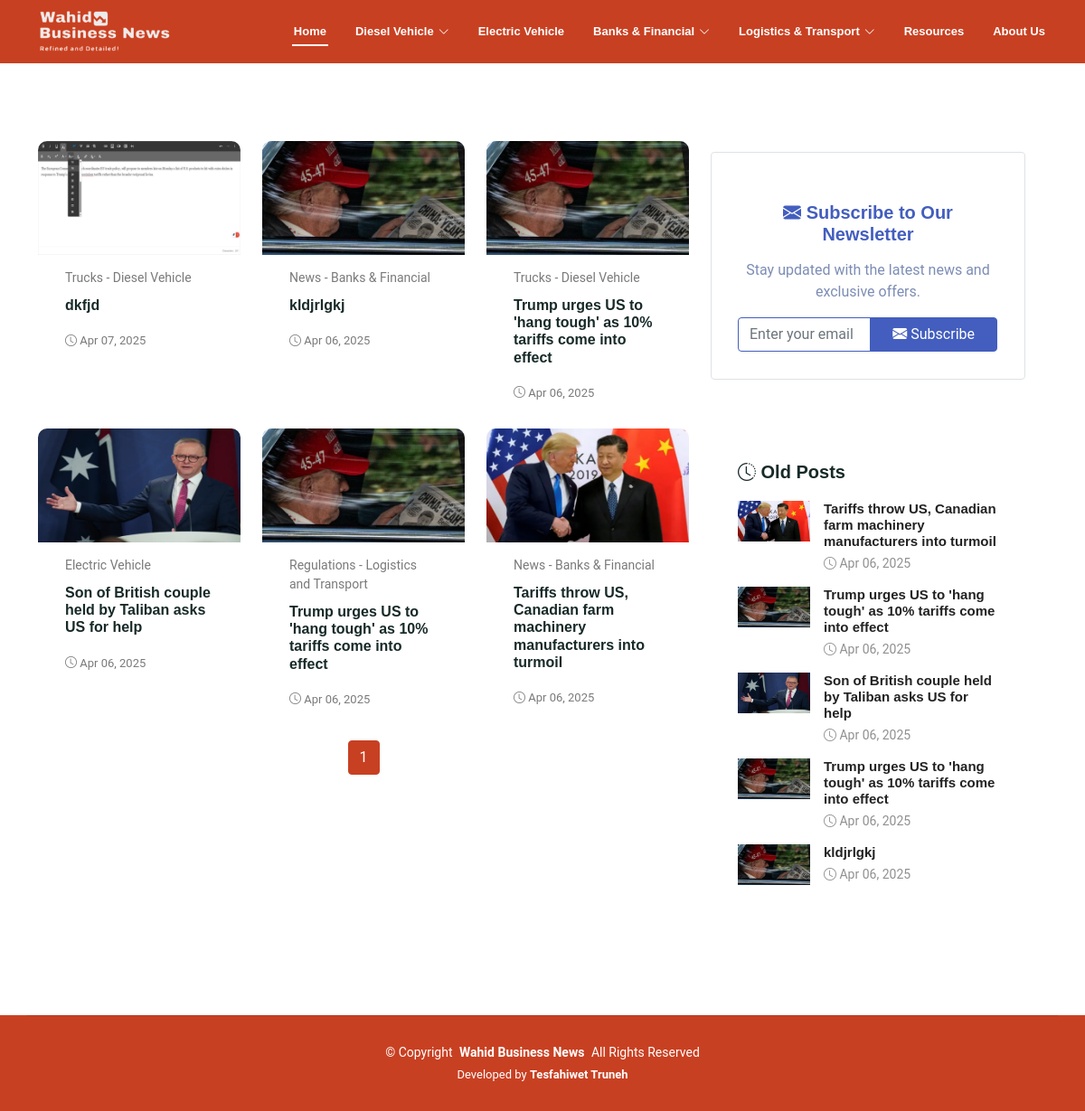
The page / on the database its author committed.
### admin_app/models.py (models this page shows, shortened)
class Article(models.Model):
    title = models.CharField(max_length=200)
    slug = models.SlugField(unique=True, blank=True)
    content = models.TextField()
    thumbnail = models.ImageField(upload_to=thumbnail_upload_to)
    news_type = models.CharField(
        max_length=50,
        choices=NEWS_TYPE_CHOICES,
        verbose_name="Article Category"
    )
    created_at = models.DateTimeField(default=timezone.now)
    updated_at = models.DateTimeField(auto_now=True)
    full_content_url = models.URLField(blank=True, null=True, help_text="URL to the full content")
    class Meta:
        ordering = ['-created_at']

### App/views.py (the view, shortened to what this page needs)
# urls.py: path("", UserIndex.as_view(), name="user-index-view"),
class UserIndex(TemplateView):
    template_name = "index.html"
    def get(self, request, *args, **kwargs):
        website = Website.objects.get(name="Wahid Business News")
        hit_count = HitCount.objects.get_for_object(website)
        HitCountMixin.hit_count(request, hit_count)
        return super().get(request, *args, **kwargs)
    def get_context_data(self, **kwargs):
        context = super().get_context_data(**kwargs)
        article_list = Article.objects.only('id', 'title', 'content', 'created_at').order_by("-created_at")
        paginator = Paginator(article_list, 9)
        page = self.request.GET.get('page')
        try:
            articles = paginator.page(page)
        except (PageNotAnInteger, EmptyPage):
            articles = paginator.page(1)
        old_articles = Article.objects.only('id', 'title').order_by("created_at")[:5]
        context["articles"] = articles
        context["old_articles"] = old_articles
        return context

### templates/index.html (shortened to what this page needs)
{% extends 'base.html' %}
{% load static %}
{% block 'page-template' %}
<main class="main">
    <section id="blog-posts" class="blog-posts section mt-5">
        <div class="container">
            <div class="row">
                <div class="row">
                    <div class="col-lg-8 mt-5">
                        <div class="row">
                            {% if articles %}
                            {% for article in articles %}
                            <div class="col-lg-4">
                                <article class="news-article" data-aos="flip-right">
                                    <div class="post-img">
                                        <img src="{{ article.thumbnail.url }}" alt="" class="img-fluid">
                                    </div>
                                    <p class="post-category">{{ article.get_news_type_display }}</p>
                                    <h2 class="title">
                                        <a href="#" data-bs-toggle="modal"
                                            data-bs-target="#articleModal{{ article.id }}">
                                            {{ article.title }}
                                        </a>
                                    </h2>
                                    <div class="post-meta d-flex align-items-center">
                                        <p class="post-date">
                                            <time datetime="{{ article.created_at|date:'Y-m-d' }}">
                                                <span class="bi bi-clock"></span> {{ article.created_at|date:'M d, Y' }}
                                            </time>
                                        </p>
                                    </div>
                                </article>
                            </div>
                            {% endfor %}
                            <div class="d-flex justify-content-center">
                                <ul class="pagination">
                                    {% for page_num in articles.paginator.page_range %}
                                    {% if articles.number == page_num %}
                                    <li class="page-item active">
                                        <span class="page-link">{{ page_num }}</span>
                                    </li>
                                    {% else %}
                                    <li class="page-item">
                                        <a class="page-link" href="?page={{ page_num }}&next_post=true">{{ page_num }}</a>
                                    </li>
                                    {% endif %}
                                    {% endfor %}
                                </ul>
                            </div>
                            {% endif %}
                        </div>
                    </div>
                    <div class="col-lg-4" data-aos="flip-left" data-aos-easing="ease-out-cubic" data-aos-duration="600">
                        <div class="widgets-container border border-1 border-muted rounded text-center">
                            <h5 class="fw-bold text-primary mb-3"><i class="bi bi-envelope-fill"></i> Subscribe to Our
                                Newsletter</h5>
                            <p class="text-muted mb-3 text-dark">Stay updated with the latest news and exclusive offers.
                            </p>
                            <form id="subscribe-form" method="POST" class="input-group">
                                <input type="email" id="email" name="email"
                                    class="form-control border border-primary rounded-start"
                                    placeholder="Enter your email" required>
                                <button class="btn btn-primary px-4 rounded-end" type="submit" title="Subscribe">
                                    <i class="bi bi-envelope-fill"></i> Subscribe
                                </button>
                            </form>
                        </div>
                        <div class="widgets-container">
                            <div class="recent-posts-widget widget-item">
                                <h3 class="widget-title"><span class="bi bi-clock-history"></span> Old Posts</h3>
                                {% if old_articles %}
                                {% for article in old_articles %}
                                <div class="post-item">
                                    <img src="{{ article.thumbnail.url }}" alt="" class="flex-shrink-0"
                                        style="height: 100%;">
                                    <div>
                                        <h4><a href="#" data-bs-toggle="modal"
                                                data-bs-target="#articleModal{{ article.id }}">{{ article.title }}</a>
                                        </h4>
                                        <time style="font-style: normal;"
                                            datetime="{{ article.created_at|date:'Y-m-d' }}">
                                            <span class="bi bi-clock"></span> {{ article.created_at|date:'M d, Y' }}
                                        </time>
                                    </div>
                                </div>
                                {% endfor %}
                                {% else %}
                                <code>
                                    No old articles found!</code>
                                {% endif %}
                            </div>
                        </div>
                    </div>
                </div>
            </div>
        </div>
    </section>
</main>
{% endblock %}

### static/css/main.css (style rules this page uses)
:root { --default-font: "Roboto", system-ui, -apple-system, "Segoe UI", Roboto, "Helvetica Neue", Arial, "Noto Sans", "Liberation Sans", sans-serif, "Apple Color Emoji", "Segoe UI Emoji", "Segoe UI Symbol", "Noto Color Emoji"; --heading-font: "Montserrat", sans-serif; --nav-font: "Poppins", sans-serif; }
:root { --background-color: #ffffff; --default-color: #222222; --heading-color: #172a28; --accent-color: #008374; --surface-color: #ffffff; --contrast-color: #ffffff; }
:root { --nav-color: #ffffff; --nav-hover-color: #fff; --nav-mobile-background-color: #ffffff; --nav-dropdown-background-color: #ffffff; --nav-dropdown-color: #01433c; --nav-dropdown-hover-color: #008374; }
:root { scroll-behavior: smooth; }
body { color: var(--default-color); background-color: var(--background-color); font-family: var(--default-font); }
a { color: var(--accent-color); text-decoration: none; transition: 0.3s; }
h1, h2, h3, h4, h5, h6 { color: #000; font-family: var(--heading-font); }
section, .section { color: var(--default-color); background-color: var(--background-color); padding: 60px 0; scroll-margin-top: 112px; overflow: clip; }
.blog-posts article { background-color: var(--surface-color); padding: 30px; height: 100%; border-radius: 10px; overflow: hidden; }
.blog-posts .post-img { max-height: 240px; margin: -30px -30px 15px -30px; overflow: hidden; }
.blog-posts .post-category { font-size: 14px; color: color-mix(in srgb, var(--default-color), transparent 40%); margin-bottom: 10px; }
.blog-posts .title { font-size: 16px; font-weight: 600; font-family: "Poppins", sans-serif; width: 100%; padding: 0; margin: 0 0 20px 0; }
.blog-posts .title a { color: var(--heading-color); transition: 0.3s; }
.blog-posts .post-date { font-size: 13px; color: color-mix(in srgb, var(--default-color), transparent 40%); margin-bottom: 0; }
.widgets-container { background-color: var(--surface-color); padding: 30px; margin: 60px 0 30px 0; }
.widget-title { color: var(--heading-color); font-size: 20px; font-weight: 700; padding: 0; margin: 0 0 20px 0; }
.widget-item { margin-bottom: 40px; }
.widget-item:last-child { margin-bottom: 0; }
.recent-posts-widget .post-item { display: flex; margin-bottom: 15px; }
.recent-posts-widget .post-item:last-child { margin-bottom: 0; }
.recent-posts-widget .post-item img { width: 80px; margin-right: 15px; }
.recent-posts-widget .post-item h4 { font-size: 15px; font-weight: bold; margin-bottom: 5px; }
.recent-posts-widget .post-item h4 a { color: var(--default-color); transition: 0.3s; }
.recent-posts-widget .post-item time { display: block; font-style: italic; font-size: 14px; color: color-mix(in srgb, var(--default-color), transparent 50%); }
.page-item.active .page-link { z-index: 3; color: #fff; background-color: #c84022; border-color: #c84022; }
.active { color: green; border-radius: 5px; padding: 5px 10px; }

### rows shown on the page
Article: thumbnail (picture), news_type "Trucks - Diesel Vehicle", title "dkfjd", created_at "Apr 07, 2025"
Article: thumbnail (picture), news_type "News - Banks & Financial", title "kldjrlgkj", created_at "Apr 06, 2025"
Article: thumbnail (picture), news_type "Trucks - Diesel Vehicle", title "Trump urges US to 'hang tough' as 10% tariffs come into effect", created_at "Apr 06, 2025"
Article: thumbnail (picture), news_type "Electric Vehicle", title "Son of British couple held by Taliban asks US for help", created_at "Apr 06, 2025"
Article: thumbnail (picture), news_type "Regulations - Logistics and Transport", title "Trump urges US to 'hang tough' as 10% tariffs come into effect", created_at "Apr 06, 2025"
Article: thumbnail (picture), news_type "News - Banks & Financial", title "Tariffs throw US, Canadian farm machinery manufacturers into turmoil", created_at "Apr 06, 2025"

### other values the page prints
{{ page_num }} "1"
